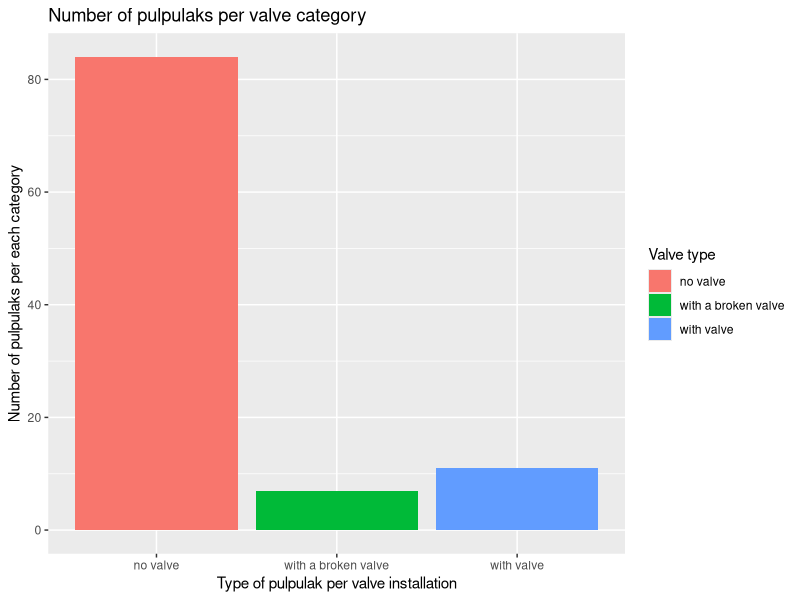
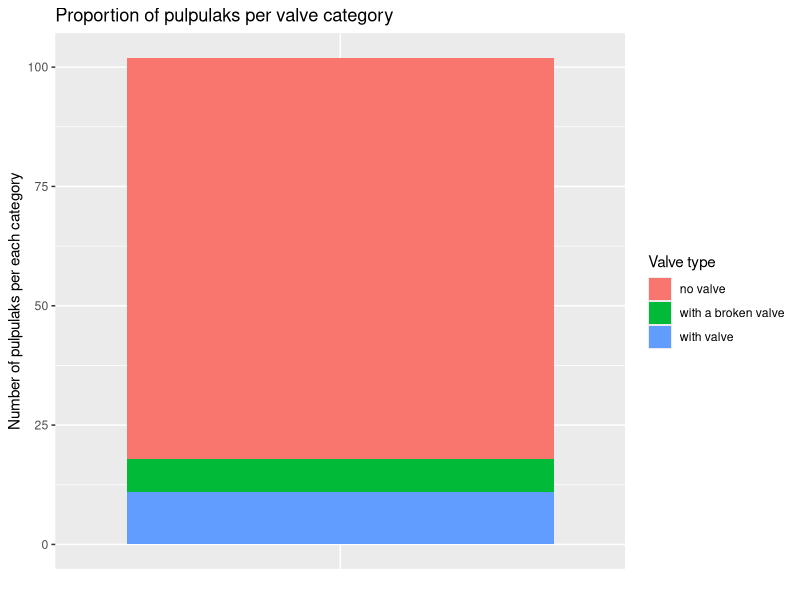

Write R code to recreate these figures, in order.
## ---- chunk 1
knitr::opts_chunk$set(echo = TRUE)
## ---- chunk 2
library(ggplot2)
library(dplyr)
library(openxlsx)

## ---- chunk 3
collected_data <- read.csv("collected_data.csv")
filtered_data <- collected_data %>% filter(District == 'Kentron')

## ---- chunk 4
unique(filtered_data$Type)
## ---- chunk 5
filtered_data <- filtered_data %>% filter(Type == "no valve" | Type == "with a broken valve" | Type == "with valve" )
## ---- chunk 6
with_valve = nrow(filtered_data[filtered_data$Type == "with valve",])
no_valve = nrow(filtered_data[filtered_data$Type == "no valve",])
broken_valve = nrow(filtered_data[filtered_data$Type == "with a broken valve",])
## ---- chunk 7
ggplot() + geom_bar(data = filtered_data, aes(x = Type, fill = Type)) +
  labs(title = "Number of pulpulaks per valve category",
       x = "Type of pulpulak per valve installation",
       y = "Number of pulpulaks per each category",
       fill = "Valve type")
## ---- chunk 8
ggplot(data = filtered_data, aes(x = factor(1), fill = Type)) + geom_bar() +
  labs(title = "Proportion of pulpulaks per valve category",
       x = "",
       y = "Number of pulpulaks per each category",
       fill = "Valve type") +
  theme(axis.text.x = element_blank(),
        axis.ticks.x = element_blank())
## ---- chunk 9
unique(filtered_data$Flow.rate..L.min.)
continous_flow_data <- filtered_data %>% filter( (Type == "no valve" | Type == "with a broken valve") & Flow.rate..L.min. != "no flow/broken" & Flow.rate..L.min. != "Not working " & Flow.rate..L.min. !=  "Not working")
## ---- chunk 10
write.xlsx(continous_flow_data, "output_file.xlsx")

## ---- chunk 11
refined_data <- read.csv("refined_data.csv")
## ---- chunk 12
per_minute_total = sum(refined_data$Flow.rate..L.min.)
per_day_total = per_minute_total * 60 * 25
per_year_total = per_day_total * 365
